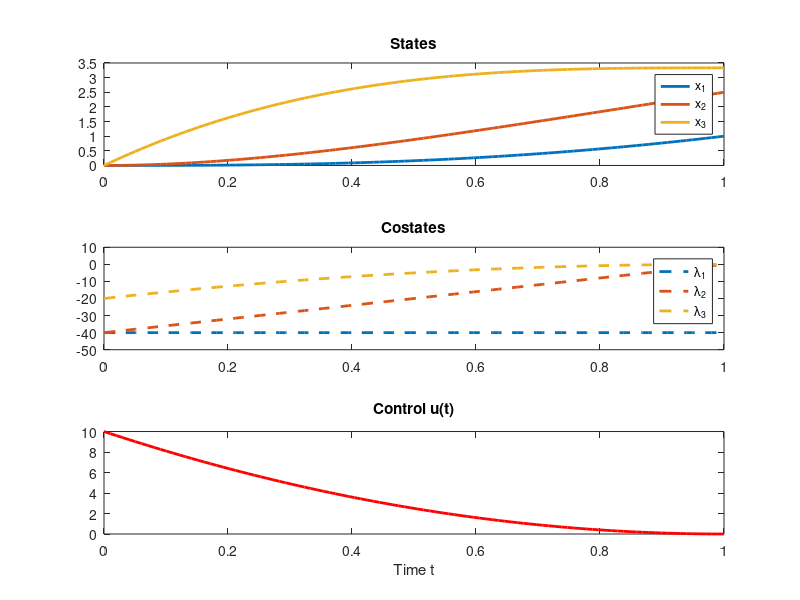

Here is the MATLAB script that generated this plot:
function pmp_shooting_broyden
    % Initial guess
    lambda = [-1; -1; -1];  % lambda(0)
    r = shooting_residual(lambda);
    
    % Initial Jacobian approximation using finite difference
    B = finite_jacobian(lambda, 1e-6);
    
    tol = 1e-6;
    max_iter = 30;

    for k = 1:max_iter
        % Solve B * delta = -r
        delta_lambda = -B \ r;
        lambda_new = lambda + delta_lambda;
        
        r_new = shooting_residual(lambda_new);

        % Broyden update
        y = r_new - r;
        s = delta_lambda;
        B = B + ((y - B * s) * s') / (s' * s);

        fprintf('Iter %d: Residual norm = %.4e\n', k, norm(r_new));

        if norm(s) < tol
            lambda = lambda_new;
            break;
        end

        % Update
        lambda = lambda_new;
        r = r_new;
    end

    % Final integration with updated lambda0
    y0 = [0; 0; 0; lambda];
    [t, Y] = ode45(@(t, y) odefun(t, y), linspace(0, 1, 100), y0);

    x = Y(:,1:3);
    lambda_vals = Y(:,4:6);
    u = -0.5 * lambda_vals(:,3);

    % Plot
    figure;
    subplot(3,1,1);
    plot(t, x, 'LineWidth', 2); legend('x_1','x_2','x_3'); title('States');

    subplot(3,1,2);
    plot(t, lambda_vals, '--', 'LineWidth', 2); legend('\lambda_1','\lambda_2','\lambda_3'); title('Costates');

    subplot(3,1,3);
    plot(t, u, 'r-', 'LineWidth', 2); title('Control u(t)');
    xlabel('Time t');
end

function r = shooting_residual(lambda0)
    y0 = [0; 0; 0; lambda0];
    [~, Y] = ode45(@(t, y) odefun(t, y), [0 1], y0);
    x_final = [Y(end, 1) Y(end,5:6)]';
    r = x_final-[1; 0; 0];
end

function J = finite_jacobian(lambda0, h)
    n = length(lambda0);
    J = zeros(3, n);
    for i = 1:n
        d = zeros(n,1); d(i) = h;
        r1 = shooting_residual(lambda0 + d);
        r0 = shooting_residual(lambda0);
        J(:,i) = (r1 - r0) / h;
    end
end

function dydt = odefun(t, y)
    x = y(1:3);
    lambda = y(4:6);
    u = -0.5 * lambda(3);
    
    dx = [x(2); x(3); u];
    dlambda = [0; -lambda(1); -lambda(2)];
    
    dydt = [dx; dlambda];
end
